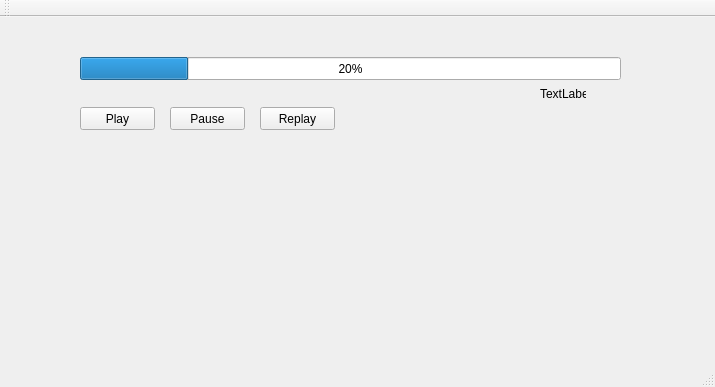
<?xml version="1.0" encoding="UTF-8"?>
<ui version="4.0">
 <class>MainWindow</class>
 <widget class="QMainWindow" name="MainWindow">
  <property name="geometry">
   <rect>
    <x>0</x>
    <y>0</y>
    <width>715</width>
    <height>387</height>
   </rect>
  </property>
  <property name="windowTitle">
   <string>MainWindow</string>
  </property>
  <widget class="QWidget" name="centralWidget">
   <widget class="QPushButton" name="pushButtonPlay">
    <property name="geometry">
     <rect>
      <x>80</x>
      <y>90</y>
      <width>75</width>
      <height>23</height>
     </rect>
    </property>
    <property name="text">
     <string>Play</string>
    </property>
   </widget>
   <widget class="QPushButton" name="pushButtonPause">
    <property name="geometry">
     <rect>
      <x>170</x>
      <y>90</y>
      <width>75</width>
      <height>23</height>
     </rect>
    </property>
    <property name="text">
     <string>Pause</string>
    </property>
   </widget>
   <widget class="QPushButton" name="pushButtonReplay">
    <property name="geometry">
     <rect>
      <x>260</x>
      <y>90</y>
      <width>75</width>
      <height>23</height>
     </rect>
    </property>
    <property name="text">
     <string>Replay</string>
    </property>
   </widget>
   <widget class="QProgressBar" name="progressBar">
    <property name="geometry">
     <rect>
      <x>80</x>
      <y>40</y>
      <width>541</width>
      <height>23</height>
     </rect>
    </property>
    <property name="value">
     <number>20</number>
    </property>
   </widget>
   <widget class="QLabel" name="labelTimestamp">
    <property name="geometry">
     <rect>
      <x>540</x>
      <y>70</y>
      <width>46</width>
      <height>13</height>
     </rect>
    </property>
    <property name="text">
     <string>TextLabel</string>
    </property>
   </widget>
  </widget>
  <widget class="QMenuBar" name="menuBar">
   <property name="geometry">
    <rect>
     <x>0</x>
     <y>0</y>
     <width>715</width>
     <height>21</height>
    </rect>
   </property>
  </widget>
  <widget class="QToolBar" name="mainToolBar">
   <attribute name="toolBarArea">
    <enum>TopToolBarArea</enum>
   </attribute>
   <attribute name="toolBarBreak">
    <bool>false</bool>
   </attribute>
  </widget>
  <widget class="QStatusBar" name="statusBar"/>
 </widget>
 <layoutdefault spacing="6" margin="11"/>
 <resources/>
 <connections/>
</ui>
